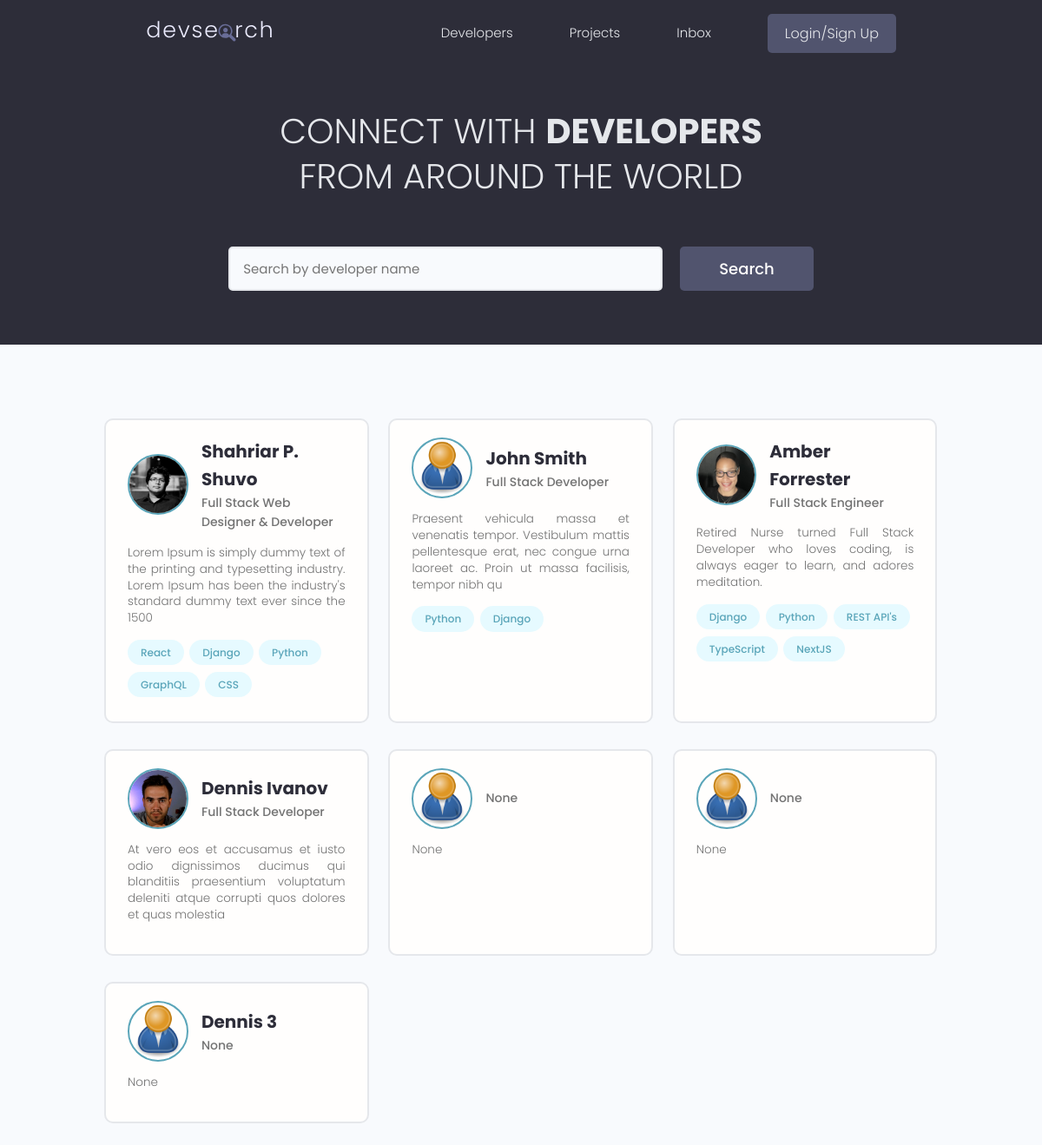
The page / on the database its author committed.
### users/models.py (models this page shows, shortened)
class Profile(models.Model):
    user = models.OneToOneField(
        User, on_delete=models.CASCADE, null=True, blank=True)
    name = models.CharField(max_length=200, null=True, blank=True)
    email = models.EmailField(max_length=500, null=True, blank=True)
    username = models.CharField(max_length=200, null=True, blank=True)
    location = models.CharField(max_length=200, null=True, blank=True)
    short_intro = models.CharField(max_length=200, null=True, blank=True)
    bio = models.TextField(null=True, blank=True)
    profile_image = models.ImageField(null=True, blank=True, upload_to='profiles/',
        default="profiles/user-default.png")
    social_github = models.CharField(max_length=200, null=True, blank=True)
    social_twitter = models.CharField(max_length=200, null=True, blank=True)
    social_linkedin = models.CharField(max_length=200, null=True, blank=True)
    social_youtube = models.CharField(max_length=200, null=True, blank=True)
    social_website = models.CharField(max_length=200, null=True, blank=True)
    created = models.DateTimeField(auto_now_add=True)
    id = models.UUIDField(default=uuid.uuid4, unique=True,
                          primary_key=True, editable=False)

class Skill(models.Model):
    owner = models.ForeignKey(Profile, on_delete=models.CASCADE,
                            null=True, blank=True)
    name = models.CharField(max_length=200, null=True, blank=True)
    description = models.TextField(null=True, blank=True)
    created = models.DateTimeField(auto_now_add=True)
    id = models.UUIDField(default=uuid.uuid4, unique=True,
                          primary_key=True, editable=False)
    def __str__(self):
        return str(self.name)

### users/views.py (the view)
# urls.py: path('', views.profiles, name='profiles'),
def profiles(request):
    profiles = Profile.objects.all()
    context = {'profiles': profiles}
    return render(request, 'users/profiles.html', context)

### users/templates/users/profiles.html (shortened to what this page needs)
{% extends 'main.html' %}
{% block content %}
<main class="home">
    <section class="hero-section text-center">
        <div class="container container--narrow">
            <div class="hero-section__box">
            <h2>CONNECT WITH <span>DEVELOPERS</span></h2>
            <h2>FROM AROUND THE WORLD</h2>
            </div>
            <div class="hero-section__search">
                <form class="form" action="#" method="get">
                    <div class="form__field">
                    <input class="input input--text" id="formInput#search" type="text" name="text"
                        placeholder="Search by developer name" />
                    </div>
                    <input class="btn btn--sub btn--lg" type="submit" value="Search" />
                </form>
            </div>
        </div>
    </section>
    <section class="devlist">
        <div class="container">
            <div class="grid grid--three">
                {% for profile in profiles%}
                <div class="column card">
                    <div class="dev">
                        <a href="{% url 'user-profile' profile.id %}" class="card__body">
                            <div class="dev__profile">
                                <img class="avatar avatar--md" src="{{ profile.profile_image.url }}" alt="image" />
                                <div class="dev__meta">
                                    <h3>{{ profile.name }}</h3>
                                    <h5>{{ profile.short_intro|slice:"60" }}</h5>
                                </div>
                            </div>
                            <p class="dev__info">{{ profile.bio|slice:"150" }}</p>
                            <div class="dev__skills">
                                {% for skill in profile.skill_set.all|slice:"5" %}
                                <span class="tag tag--pill tag--main">
                                    <small>{{skill}}</small>
                                </span>
                                {% endfor %}
                            </div>
                        </a>
                    </div>
                </div>
                {% endfor %}
            </div>
        </div>
    </section>
</main>
{% endblock content %}

### static/styles/app.css (style rules this page uses)
:root { --color-sub: #2d2d39; }
.btn--sub { background-color: var(--color-sub-light); }
.card { border: 2px solid var(--color-light); }
img { width: 100%; }
.hero-section { height: 40vh; display: flex; align-items: center; background-color: var(--color-sub); }
.hero-section__box { margin-bottom: 4rem; }
.hero-section__box > h2, .hero-section__box > h2 > span { font-size: 4rem; color: var(--color-light); line-height: 1.3; text-transform: uppercase; }
.hero-section__box > h2 { font-weight: 300; }
.hero-section__box > h2 > span { font-weight: 700; }
.hero-section__search > .form { display: flex; align-items: center; justify-content: center; gap: 2rem; }
.hero-section__search > .form input.input--text { width: 50rem; }
.devlist { margin-top: 8rem; }
.devlist .grid { align-items: stretch; }
.devlist .dev .dev__profile { display: flex; align-items: center; gap: 1.5rem; }
.devlist .dev .dev__meta h3 { color: var(--color-sub); font-size: 2rem; font-weight: 700; }
.devlist .dev .dev__meta h5 { color: var(--color-text); font-size: 1.4rem; font-weight: 500; }
.devlist .dev .dev__info { margin: 1.5rem 0; font-size: 1.35rem; line-height: 1.4; text-align: justify; }

### static/uikit/styles/modules/_variables.css (style rules this page uses)
:root { --color-main: #5aa5b9; --color-main-light: #e6faff; --color-sub: #3f4156; --color-sub-light: #51546e; --color-sub-lighter: #ededfd; --color-text: #737373; --color-gray: #8b8b8b; --color-light: #e5e7eb; --color-light-gray: #767676; --color-bg: #f8fafd; --color-white: #fffefd; --color-white-light: #f3f3f3; --color-success: #359e64; --color-success-bg: #def8e8; --color-error: #fc4b0b; --color-error-bg: #fff2ee; --font-base: 'Poppins', arial, helvetica, 'Segoe UI', roboto, ubuntu, sans-serif; --font-monospace: 'Fira Code', 'Courier New', courier, monospace; --font-regular: 300; --font-medium: 500; --font-bold: 700; --generic-shadow: 1px 1px 5px #00000010; --generic-transition: all 0.3s ease-in-out; }

### static/uikit/styles/modules/_base.css (style rules this page uses)
* { margin: 0; padding: 0; box-sizing: border-box; text-rendering: optimizeLegibility; color: inherit; font-size: inherit; }
html { font-size: 50%; }
@media only screen and (min-width: 480px) { html { font-size: 56.25%; } }
@media only screen and (min-width: 1200px) { html { font-size: 62.5%; } }
body { line-height: 1.6; font-weight: 400; font-size: 1.5rem; color: var(--color-text); background-color: var(--color-bg); min-height: 100vh; }

### static/uikit/styles/modules/_typography.css (style rules this page uses)
* { font-family: var(--font-base); }
h2 { font-size: 3.6rem; font-weight: var(--font-bold); }
h3 { font-size: 3.2rem; font-weight: var(--font-medium); }
h5 { font-size: 2.4rem; font-weight: var(--font-medium); }
h5, h6 { font-weight: var(--font-regular); }
p, span, strong { font-size: 1.6rem; color: var(--color-text); font-weight: var(--font-regular); }
a { padding-bottom: 2px; text-decoration: none; display: inline-block; color: var(--color-main); font-weight: var(--font-medium); }

### static/uikit/styles/modules/_utilities.css (style rules this page uses)
.container { width: 92%; max-width: 165rem; margin: 0 auto; box-sizing: border-box; }
.container--narrow { width: 92%; max-width: 120rem; }
@media screen and (min-width: 1000px) { .container { width: 90%; } }
@media screen and (min-width: 1000px) { .container--narrow { width: 85%; } }
@media screen and (min-width: 1200px) { .container { width: 80%; } }
@media screen and (min-width: 1200px) { .container--narrow { width: 72%; } }
.text-center { text-align: center; }

### static/uikit/styles/modules/_avatar.css (style rules this page uses)
.avatar { border-radius: 50%; border: 2px solid var(--color-main); object-fit: cover; }
.avatar--md { height: 7rem; width: 7rem; }

### static/uikit/styles/modules/_button.css (style rules this page uses)
.btn { display: inline-block; position: relative; cursor: pointer; background-color: var(--color-light); font-weight: var(--font-medium); color: var(--color-sub); text-decoration: none; padding: 1rem 2rem; border-radius: 0.5rem; border: none; width: -webkit-fit-content; width: -moz-fit-content; width: fit-content; height: -webkit-fit-content; height: -moz-fit-content; height: fit-content; font-size: 1.6rem; outline-width: 0; outline-color: transparent; -webkit-backface-visibility: hidden; backface-visibility: hidden; transition: all 0.3s ease-in-out; }
.btn--sub { background-color: var(--color-sub); color: var(--color-white); }
.btn--lg { font-size: 1.8rem; padding: 1.2rem 4.5rem; }

### static/uikit/styles/modules/_card.css (style rules this page uses)
.card { border-radius: 1rem; background-color: var(--color-white); border: 1.5px solid var(--color-light); width: auto; height: auto; margin-top: 0.5rem; margin-bottom: 0.5rem; overflow: hidden; }
.card__body, .card__header { padding: 2rem 2.5rem; }

### rows shown on the page
Profile: profile_image (picture), name "Shahriar P. Shuvo", short_intro "Full Stack Web Designer & Developer", bio "Lorem Ipsum is simply dummy text of the printing and typesetting industry. Lorem Ipsum has been the industry's standard dummy text ever since the 1500"
Skill: name "React"
Skill: name "Django"
Skill: name "Python"
Skill: name "GraphQL"
Skill: name "CSS"
Profile: profile_image (placeholder picture), name "John Smith", short_intro "Full Stack Developer", bio "Praesent vehicula massa et venenatis tempor. Vestibulum mattis pellentesque erat, nec congue urna laoreet ac. Proin ut massa facilisis, tempor nibh qu"
Skill: name "Python"
Skill: name "Django"
Profile: profile_image (placeholder picture), name "Amber Forrester", short_intro "Full Stack Engineer", bio "Retired Nurse turned Full Stack Developer who loves coding, is always eager to learn, and adores meditation."
Skill: name "Django"
Skill: name "Python"
Skill: name "REST API's"
Skill: name "TypeScript"
Skill: name "NextJS"
Profile: profile_image (picture), name "Dennis Ivanov", short_intro "Full Stack Developer", bio "At vero eos et accusamus et iusto odio dignissimos ducimus qui blanditiis praesentium voluptatum deleniti atque corrupti quos dolores et quas molestia"
Profile: profile_image (placeholder picture), short_intro "None", bio "None"
Profile: profile_image (placeholder picture), short_intro "None", bio "None"
Profile: profile_image (placeholder picture), name "Dennis 3", short_intro "None", bio "None"
